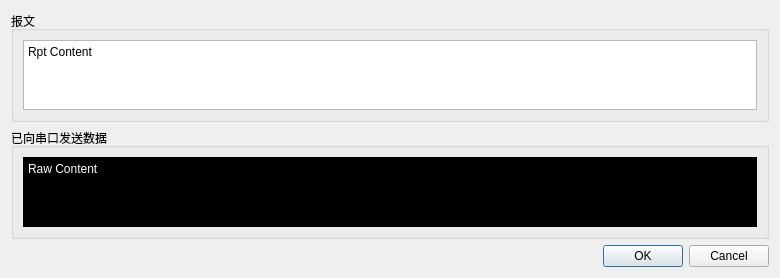
<?xml version="1.0" encoding="UTF-8"?>
<ui version="4.0">
 <class>TAFSend</class>
 <widget class="QDialog" name="TAFSend">
  <property name="geometry">
   <rect>
    <x>0</x>
    <y>0</y>
    <width>780</width>
    <height>259</height>
   </rect>
  </property>
  <property name="windowTitle">
   <string>发布 TAF 报文</string>
  </property>
  <layout class="QVBoxLayout" name="verticalLayout">
   <property name="sizeConstraint">
    <enum>QLayout::SetDefaultConstraint</enum>
   </property>
   <item>
    <widget class="QGroupBox" name="rpt_group">
     <property name="title">
      <string>报文</string>
     </property>
     <layout class="QVBoxLayout" name="verticalLayout_2">
      <item>
       <widget class="QTextEdit" name="rpt">
        <property name="html">
         <string>&lt;!DOCTYPE HTML PUBLIC &quot;-//W3C//DTD HTML 4.0//EN&quot; &quot;http://www.w3.org/TR/REC-html40/strict.dtd&quot;&gt;
&lt;html&gt;&lt;head&gt;&lt;meta name=&quot;qrichtext&quot; content=&quot;1&quot; /&gt;&lt;style type=&quot;text/css&quot;&gt;
p, li { white-space: pre-wrap; }
&lt;/style&gt;&lt;/head&gt;&lt;body style=&quot; font-family:'SimSun'; font-size:9pt; font-weight:400; font-style:normal;&quot;&gt;
&lt;p style=&quot; margin-top:0px; margin-bottom:0px; margin-left:0px; margin-right:0px; -qt-block-indent:0; text-indent:0px;&quot;&gt;Rpt Content&lt;/p&gt;&lt;/body&gt;&lt;/html&gt;</string>
        </property>
        <property name="textInteractionFlags">
         <set>Qt::TextSelectableByKeyboard|Qt::TextSelectableByMouse</set>
        </property>
       </widget>
      </item>
     </layout>
    </widget>
   </item>
   <item>
    <widget class="QGroupBox" name="raw_group">
     <property name="title">
      <string>已向串口发送数据</string>
     </property>
     <layout class="QVBoxLayout" name="verticalLayout_3">
      <item>
       <widget class="QTextEdit" name="raw">
        <property name="styleSheet">
         <string notr="true">background-color: rgb(0, 0, 0);
color: rgb(255, 255, 255);</string>
        </property>
        <property name="html">
         <string>&lt;!DOCTYPE HTML PUBLIC &quot;-//W3C//DTD HTML 4.0//EN&quot; &quot;http://www.w3.org/TR/REC-html40/strict.dtd&quot;&gt;
&lt;html&gt;&lt;head&gt;&lt;meta name=&quot;qrichtext&quot; content=&quot;1&quot; /&gt;&lt;style type=&quot;text/css&quot;&gt;
p, li { white-space: pre-wrap; }
&lt;/style&gt;&lt;/head&gt;&lt;body style=&quot; font-family:'SimSun'; font-size:9pt; font-weight:400; font-style:normal;&quot;&gt;
&lt;p style=&quot; margin-top:0px; margin-bottom:0px; margin-left:0px; margin-right:0px; -qt-block-indent:0; text-indent:0px;&quot;&gt;Raw Content&lt;/p&gt;&lt;/body&gt;&lt;/html&gt;</string>
        </property>
       </widget>
      </item>
     </layout>
    </widget>
   </item>
   <item>
    <widget class="QDialogButtonBox" name="post_box">
     <property name="orientation">
      <enum>Qt::Horizontal</enum>
     </property>
     <property name="standardButtons">
      <set>QDialogButtonBox::Cancel|QDialogButtonBox::Ok</set>
     </property>
    </widget>
   </item>
  </layout>
 </widget>
 <resources/>
 <connections>
  <connection>
   <sender>post_box</sender>
   <signal>accepted()</signal>
   <receiver>TAFSend</receiver>
   <slot>accept()</slot>
   <hints>
    <hint type="sourcelabel">
     <x>248</x>
     <y>254</y>
    </hint>
    <hint type="destinationlabel">
     <x>157</x>
     <y>274</y>
    </hint>
   </hints>
  </connection>
  <connection>
   <sender>post_box</sender>
   <signal>rejected()</signal>
   <receiver>TAFSend</receiver>
   <slot>reject()</slot>
   <hints>
    <hint type="sourcelabel">
     <x>316</x>
     <y>260</y>
    </hint>
    <hint type="destinationlabel">
     <x>286</x>
     <y>274</y>
    </hint>
   </hints>
  </connection>
 </connections>
</ui>
